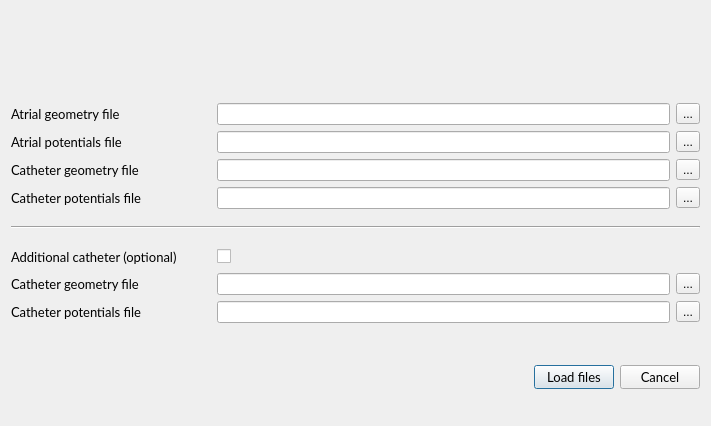
<?xml version="1.0" encoding="UTF-8"?>
<ui version="4.0">
 <class>FileInputScreen</class>
 <widget class="QDialog" name="FileInputScreen">
  <property name="geometry">
   <rect>
    <x>0</x>
    <y>0</y>
    <width>711</width>
    <height>426</height>
   </rect>
  </property>
  <property name="windowTitle">
   <string>Dialog</string>
  </property>
  <layout class="QVBoxLayout" name="verticalLayout">
   <item>
    <layout class="QHBoxLayout" name="horizontalLayout_6">
     <item>
      <widget class="QLabel" name="picture">
       <property name="sizePolicy">
        <sizepolicy hsizetype="Preferred" vsizetype="Preferred">
         <horstretch>1</horstretch>
         <verstretch>0</verstretch>
        </sizepolicy>
       </property>
       <property name="maximumSize">
        <size>
         <width>450</width>
         <height>75</height>
        </size>
       </property>
       <property name="text">
        <string/>
       </property>
       <property name="pixmap">
        <pixmap resource="../resources.qrc">:/img/img/abi-hc-rgb.png</pixmap>
       </property>
       <property name="scaledContents">
        <bool>true</bool>
       </property>
      </widget>
     </item>
     <item>
      <spacer name="horizontalSpacer">
       <property name="maximumSize">
        <size>
         <width>500</width>
         <height>75</height>
        </size>
       </property>
       <property name="orientation">
        <enum>Qt::Horizontal</enum>
       </property>
       <property name="sizeHint" stdset="0">
        <size>
         <width>218</width>
         <height>20</height>
        </size>
       </property>
      </spacer>
     </item>
    </layout>
   </item>
   <item>
    <spacer name="verticalSpacer">
     <property name="orientation">
      <enum>Qt::Vertical</enum>
     </property>
     <property name="sizeHint" stdset="0">
      <size>
       <width>20</width>
       <height>40</height>
      </size>
     </property>
    </spacer>
   </item>
   <item>
    <layout class="QHBoxLayout" name="horizontalLayout">
     <item>
      <widget class="QLabel" name="atrial_geom_label">
       <property name="minimumSize">
        <size>
         <width>200</width>
         <height>0</height>
        </size>
       </property>
       <property name="font">
        <font>
         <family>Lato</family>
         <pointsize>10</pointsize>
        </font>
       </property>
       <property name="text">
        <string>Atrial geometry file</string>
       </property>
      </widget>
     </item>
     <item>
      <widget class="QLineEdit" name="atrial_geom_lineEdit">
       <property name="sizePolicy">
        <sizepolicy hsizetype="Expanding" vsizetype="Fixed">
         <horstretch>0</horstretch>
         <verstretch>0</verstretch>
        </sizepolicy>
       </property>
      </widget>
     </item>
     <item>
      <widget class="QToolButton" name="atrial_geom_toolButton">
       <property name="text">
        <string>...</string>
       </property>
      </widget>
     </item>
    </layout>
   </item>
   <item>
    <layout class="QHBoxLayout" name="horizontalLayout_2">
     <item>
      <widget class="QLabel" name="atrial_data_label">
       <property name="minimumSize">
        <size>
         <width>200</width>
         <height>0</height>
        </size>
       </property>
       <property name="font">
        <font>
         <family>Lato</family>
         <pointsize>10</pointsize>
        </font>
       </property>
       <property name="text">
        <string>Atrial potentials file</string>
       </property>
      </widget>
     </item>
     <item>
      <widget class="QLineEdit" name="atrial_data_lineEdit"/>
     </item>
     <item>
      <widget class="QToolButton" name="atrial_data_toolButton">
       <property name="text">
        <string>...</string>
       </property>
      </widget>
     </item>
    </layout>
   </item>
   <item>
    <layout class="QHBoxLayout" name="horizontalLayout_3">
     <item>
      <widget class="QLabel" name="catheter_geom_label">
       <property name="minimumSize">
        <size>
         <width>200</width>
         <height>0</height>
        </size>
       </property>
       <property name="font">
        <font>
         <family>Lato</family>
         <pointsize>10</pointsize>
        </font>
       </property>
       <property name="text">
        <string>Catheter geometry file</string>
       </property>
      </widget>
     </item>
     <item>
      <widget class="QLineEdit" name="catheter_geom_lineEdit"/>
     </item>
     <item>
      <widget class="QToolButton" name="catheter_geom_toolButton">
       <property name="text">
        <string>...</string>
       </property>
      </widget>
     </item>
    </layout>
   </item>
   <item>
    <layout class="QHBoxLayout" name="horizontalLayout_4">
     <item>
      <widget class="QLabel" name="catheter_data_label">
       <property name="minimumSize">
        <size>
         <width>200</width>
         <height>0</height>
        </size>
       </property>
       <property name="font">
        <font>
         <family>Lato</family>
         <pointsize>10</pointsize>
        </font>
       </property>
       <property name="text">
        <string>Catheter potentials file</string>
       </property>
      </widget>
     </item>
     <item>
      <widget class="QLineEdit" name="catheter_data_lineEdit"/>
     </item>
     <item>
      <widget class="QToolButton" name="catheter_data_toolButton">
       <property name="text">
        <string>...</string>
       </property>
      </widget>
     </item>
    </layout>
   </item>
   <item>
    <spacer name="verticalSpacer_4">
     <property name="orientation">
      <enum>Qt::Vertical</enum>
     </property>
     <property name="sizeHint" stdset="0">
      <size>
       <width>20</width>
       <height>40</height>
      </size>
     </property>
    </spacer>
   </item>
   <item>
    <widget class="Line" name="line">
     <property name="orientation">
      <enum>Qt::Horizontal</enum>
     </property>
    </widget>
   </item>
   <item>
    <spacer name="verticalSpacer_3">
     <property name="orientation">
      <enum>Qt::Vertical</enum>
     </property>
     <property name="sizeHint" stdset="0">
      <size>
       <width>20</width>
       <height>40</height>
      </size>
     </property>
    </spacer>
   </item>
   <item>
    <layout class="QHBoxLayout" name="horizontalLayout_9">
     <item>
      <widget class="QLabel" name="label">
       <property name="minimumSize">
        <size>
         <width>200</width>
         <height>0</height>
        </size>
       </property>
       <property name="font">
        <font>
         <family>Lato</family>
         <pointsize>10</pointsize>
        </font>
       </property>
       <property name="text">
        <string>Additional catheter (optional)</string>
       </property>
      </widget>
     </item>
     <item>
      <widget class="QCheckBox" name="additionalCath_checkBox">
       <property name="text">
        <string/>
       </property>
      </widget>
     </item>
     <item>
      <spacer name="horizontalSpacer_3">
       <property name="orientation">
        <enum>Qt::Horizontal</enum>
       </property>
       <property name="sizeHint" stdset="0">
        <size>
         <width>40</width>
         <height>20</height>
        </size>
       </property>
      </spacer>
     </item>
    </layout>
   </item>
   <item>
    <layout class="QHBoxLayout" name="horizontalLayout_7">
     <item>
      <widget class="QLabel" name="catheter_geom_label_2">
       <property name="minimumSize">
        <size>
         <width>200</width>
         <height>0</height>
        </size>
       </property>
       <property name="font">
        <font>
         <family>Lato</family>
         <pointsize>10</pointsize>
        </font>
       </property>
       <property name="text">
        <string>Catheter geometry file</string>
       </property>
      </widget>
     </item>
     <item>
      <widget class="QLineEdit" name="catheter_geom_lineEdit_2"/>
     </item>
     <item>
      <widget class="QToolButton" name="catheter_geom_toolButton_2">
       <property name="text">
        <string>...</string>
       </property>
      </widget>
     </item>
    </layout>
   </item>
   <item>
    <layout class="QHBoxLayout" name="horizontalLayout_8">
     <item>
      <widget class="QLabel" name="catheter_data_label_2">
       <property name="minimumSize">
        <size>
         <width>200</width>
         <height>0</height>
        </size>
       </property>
       <property name="font">
        <font>
         <family>Lato</family>
         <pointsize>10</pointsize>
        </font>
       </property>
       <property name="text">
        <string>Catheter potentials file</string>
       </property>
      </widget>
     </item>
     <item>
      <widget class="QLineEdit" name="catheter_data_lineEdit_2"/>
     </item>
     <item>
      <widget class="QToolButton" name="catheter_data_toolButton_2">
       <property name="text">
        <string>...</string>
       </property>
      </widget>
     </item>
    </layout>
   </item>
   <item>
    <spacer name="verticalSpacer_2">
     <property name="orientation">
      <enum>Qt::Vertical</enum>
     </property>
     <property name="sizeHint" stdset="0">
      <size>
       <width>20</width>
       <height>40</height>
      </size>
     </property>
    </spacer>
   </item>
   <item>
    <layout class="QHBoxLayout" name="horizontalLayout_5">
     <item>
      <spacer name="horizontalSpacer_2">
       <property name="maximumSize">
        <size>
         <width>500</width>
         <height>75</height>
        </size>
       </property>
       <property name="orientation">
        <enum>Qt::Horizontal</enum>
       </property>
       <property name="sizeHint" stdset="0">
        <size>
         <width>218</width>
         <height>20</height>
        </size>
       </property>
      </spacer>
     </item>
     <item>
      <widget class="QPushButton" name="loadFiles_pushButton">
       <property name="font">
        <font>
         <family>Lato</family>
         <pointsize>10</pointsize>
        </font>
       </property>
       <property name="text">
        <string>Load files</string>
       </property>
      </widget>
     </item>
     <item>
      <widget class="QPushButton" name="cancel_pushButton">
       <property name="font">
        <font>
         <family>Lato</family>
         <pointsize>10</pointsize>
        </font>
       </property>
       <property name="text">
        <string>Cancel</string>
       </property>
      </widget>
     </item>
    </layout>
   </item>
  </layout>
 </widget>
 <resources>
  <include location="../resources.qrc"/>
 </resources>
 <connections>
  <connection>
   <sender>cancel_pushButton</sender>
   <signal>clicked()</signal>
   <receiver>FileInputScreen</receiver>
   <slot>close()</slot>
   <hints>
    <hint type="sourcelabel">
     <x>432</x>
     <y>322</y>
    </hint>
    <hint type="destinationlabel">
     <x>494</x>
     <y>288</y>
    </hint>
   </hints>
  </connection>
 </connections>
</ui>
